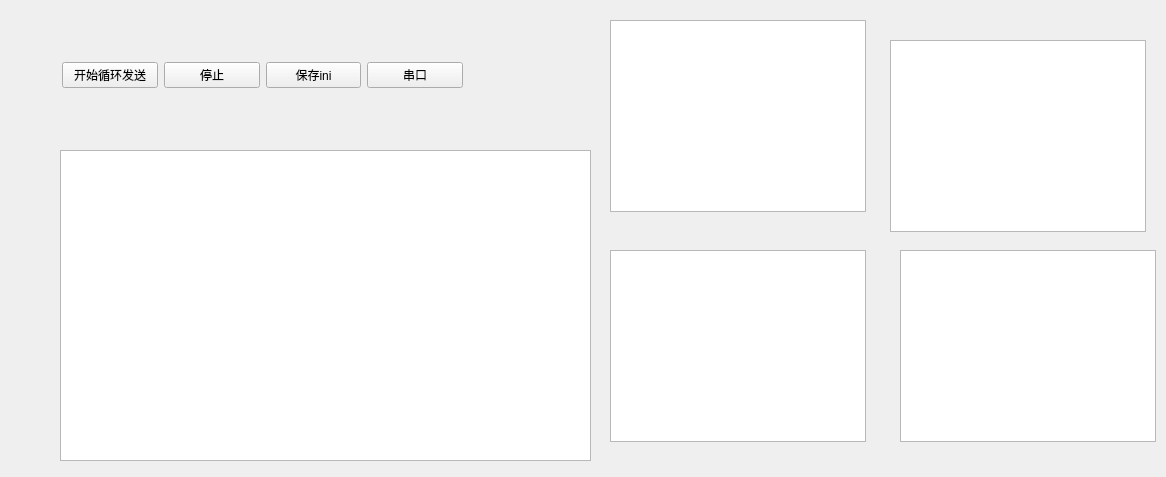
<?xml version="1.0" encoding="UTF-8"?>
<ui version="4.0">
 <class>r_window</class>
 <widget class="QWidget" name="r_window">
  <property name="geometry">
   <rect>
    <x>0</x>
    <y>0</y>
    <width>1166</width>
    <height>477</height>
   </rect>
  </property>
  <property name="windowTitle">
   <string>Form</string>
  </property>
  <property name="styleSheet">
   <string notr="true"/>
  </property>
  <widget class="QTextBrowser" name="send_log">
   <property name="geometry">
    <rect>
     <x>900</x>
     <y>250</y>
     <width>256</width>
     <height>192</height>
    </rect>
   </property>
  </widget>
  <widget class="QTextBrowser" name="receive_log">
   <property name="geometry">
    <rect>
     <x>890</x>
     <y>40</y>
     <width>256</width>
     <height>192</height>
    </rect>
   </property>
  </widget>
  <widget class="QTableWidget" name="tableWidget">
   <property name="geometry">
    <rect>
     <x>60</x>
     <y>150</y>
     <width>531</width>
     <height>311</height>
    </rect>
   </property>
   <property name="sizePolicy">
    <sizepolicy hsizetype="Expanding" vsizetype="Expanding">
     <horstretch>2</horstretch>
     <verstretch>2</verstretch>
    </sizepolicy>
   </property>
  </widget>
  <widget class="QWidget" name="layoutWidget">
   <property name="geometry">
    <rect>
     <x>62</x>
     <y>60</y>
     <width>401</width>
     <height>30</height>
    </rect>
   </property>
   <layout class="QHBoxLayout" name="horizontalLayout">
    <item>
     <widget class="QPushButton" name="start">
      <property name="text">
       <string>开始循环发送</string>
      </property>
     </widget>
    </item>
    <item>
     <widget class="QPushButton" name="stop">
      <property name="text">
       <string>停止</string>
      </property>
     </widget>
    </item>
    <item>
     <widget class="QPushButton" name="pushButton">
      <property name="text">
       <string>保存ini</string>
      </property>
     </widget>
    </item>
    <item>
     <widget class="QPushButton" name="pushButton_2">
      <property name="text">
       <string>串口</string>
      </property>
     </widget>
    </item>
   </layout>
  </widget>
  <widget class="QTextBrowser" name="log_info">
   <property name="geometry">
    <rect>
     <x>610</x>
     <y>20</y>
     <width>256</width>
     <height>192</height>
    </rect>
   </property>
  </widget>
  <widget class="QTextBrowser" name="log1">
   <property name="geometry">
    <rect>
     <x>610</x>
     <y>250</y>
     <width>256</width>
     <height>192</height>
    </rect>
   </property>
  </widget>
 </widget>
 <resources/>
 <connections/>
</ui>
